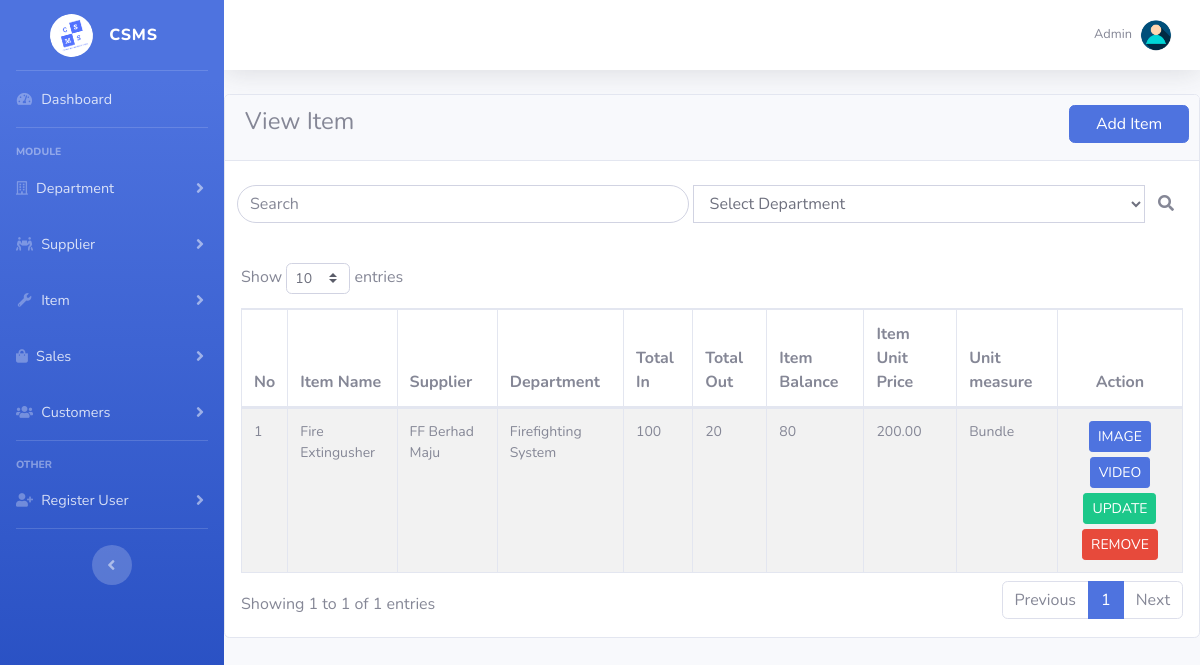
The page /view_item.php (signed in) on the database its author committed.
### tables this page shows
CREATE TABLE `user` (
  `user_id` int(5) NOT NULL,
  `user_name` varchar(50) NOT NULL,
  `user_ic` bigint(15) NOT NULL,
  `user_email` varchar(50) NOT NULL,
  `user_phone` text NOT NULL,
  `user_type` varchar(30) NOT NULL,
  `password` longtext NOT NULL,
  `confirm_password` longtext NOT NULL
);

CREATE TABLE `item` (
  `item_id` int(3) NOT NULL,
  `item_name` varchar(25) NOT NULL,
  `item_desc` text NOT NULL,
  `total_in` int(5) NOT NULL,
  `total_out` int(5) NOT NULL,
  `balance` int(5) NOT NULL,
  `unit_measure` text NOT NULL,
  `unit_price` double(6,2) NOT NULL,
  `department` int(5) NOT NULL,
  `image_name` varchar(100) NOT NULL,
  `video_name` varchar(100) NOT NULL,
  `date_in` date NOT NULL
);

CREATE TABLE `supplier` (
  `supp_id` int(3) NOT NULL,
  `supp_name` varchar(100) NOT NULL,
  `supp_address` text NOT NULL,
  `supp_no` text NOT NULL,
  `supp_email` varchar(30) NOT NULL,
  `fax_no` text NOT NULL
);

CREATE TABLE `department` (
  `dept_id` int(3) NOT NULL,
  `dept_name` varchar(30) NOT NULL,
  `dept_desc` longtext NOT NULL
);

### view_item.php (the view, shortened to what this page needs)
<?php
include('connection.php');
if(isset($_SESSION["userid"])){
  $uid = $_SESSION["userid"];
}
else{
  header('Location: login.php');
}
$sql = "SELECT * FROM user WHERE user_id = '".$uid."'";
$rsltsql = $conn->query($sql);
if($rsltsql->num_rows>0){
  while($rowsql = $rsltsql->fetch_assoc()){
    $uname = $rowsql["user_name"];
  }
}
?>
<!DOCTYPE html>
<html lang="en">
<head>
  <link href="vendor/fontawesome-free/css/all.min.css" rel="stylesheet" type="text/css">
  <link href="css/sb-admin-2.min.css" rel="stylesheet">
  <link href="vendor/datatables/dataTables.bootstrap4.css" rel="stylesheet">
</head>
<body id="page-top">
  <div id="wrapper">
    <?php include('menu.php'); ?>
    <div id="content-wrapper" class="d-flex flex-column">
      <div id="content">
        <nav class="navbar navbar-expand navbar-light bg-white topbar mb-4 static-top shadow">
          <ul class="navbar-nav ml-auto">
            <li class="nav-item dropdown no-arrow">
              <a class="nav-link dropdown-toggle" href="#" id="userDropdown" role="button" data-toggle="dropdown" aria-haspopup="true" aria-expanded="false">
                <span class="mr-2 d-none d-lg-inline text-gray-600 small"><?php echo $uname ?></span>
                <img class="img-profile rounded-circle" src="img/profile.jpg">
              </a>
            </li>
          </ul>
        </nav>
        <div class="row">
          <div class="col-md-12">
            <div class="card">
              <div class="card-header">
                <h4 class="card-title">View Item</h4>
              </div><br>
              <?php
              if($user_type != "accountant"){
                ?>
                 <button class="btn btn-primary btn-round text-white " style="position: absolute; right: 0; margin-top: 10px; margin-right: 10px; width: 120px;" onclick="location.href='add_item.php?item'">Add Item</button>
                <?php
              }
              ?>
              <form method="POST" action="#">
                <div class="input-group col-lg-12">
                  <input type="text" class="form-control" style="border-radius: 25px;" placeholder="Search" name="sfield">&nbsp;
                  <select class="form-control" name="sdept">
                    <option value="">Select Department</option>
                  </select>
                  <button type="submit" class="btn btn-round" name="search"><i class="fas fa-search"></i></button>
                </div><br>
              </form>
              <div class="card-body">
                <table id="dataTable" class="table table-striped table-bordered" cellspacing="0" width="100%">
                  <thead>
                    <tr>
                      <th style='font-size:16px'>No</th>
                      <th style='font-size:16px'>Item Name</th>
                      <th style='font-size:16px'>Supplier </th>
					  <th style='font-size:16px'>Department</th>
                      <th style='font-size:16px'>Total In</th>
                      <th style='font-size:16px'>Total Out</th>
                      <th style='font-size:16px'>Item Balance </th>
					  <?php
					  if ($user_type != "production") {
					  ?>
                      <th style='font-size:16px'>Item Unit Price</th>
					  <?php
					  }
					  ?>
                      <th style='font-size:16px'>Unit measure</th>
                      <?php
                      if($user_type != "accountant"){
                        ?>
                        <th class="disabled-sorting text-center" style='font-size:16px'>Action</th>
                        <?php
                      }
                      ?>
                    </tr>
                  </thead>
                  <tbody>
                    <?php
                    $i = 0;
                    $itemlist = "SELECT * FROM item AS a INNER JOIN department AS b ON a.department = b.dept_id INNER JOIN supply_item AS c ON a.item_id = c.item_id INNER JOIN supplier AS d ON c.supp_id = d.supp_id WHERE a.item_id != ''";
                    $rsltitemlistt = $conn->query($itemlist);
                    if($rsltitemlistt->num_rows>0){
                      while($rowitemlist = $rsltitemlistt->fetch_assoc()){
                        $i++;
                        $id = $rowitemlist["item_id"];
                        $name = $rowitemlist["item_name"];
                        $supp_name = $rowitemlist["supp_name"];
						$depart = $rowitemlist["dept_name"];
                        $totalin = $rowitemlist["total_in"];
                        $totalout = $rowitemlist["total_out"];
                        $balance = $rowitemlist["balance"];
                        $price = $rowitemlist["unit_price"];
                        $measure = $rowitemlist["unit_measure"];
                        $imagename = $rowitemlist["image_name"];
                        $videoname = $rowitemlist["video_name"];
                        ?>
                        <tr>
                          <td style='font-size:14px'><?php echo $i ?></td>
                          <td style='font-size:14px'><?php echo $name ?></td>
                          <td style='font-size:14px'><?php echo $supp_name ?></td>
						  <td style='font-size:14px'><?php echo $depart ?></td>
                          <td style='font-size:14px'><?php echo $totalin ?></td>
                          <td style='font-size:14px'><?php echo $totalout ?></td>
                          <td style='font-size:14px'><?php echo $balance ?></td>
						  <?php
						  if ($user_type != "production") {
						  ?>
                          <td style='font-size:14px'><?php echo $price ?></td>
						  <?php
						  }
						  ?>
                          <td style='font-size:14px'><?php echo $measure ?></td>
                          <?php
                          if($user_type != "accountant"){
                            ?>
                            <td style="width: 100px; text-align: center;">
                            <?php
                            if($imagename != ""){
                              ?>
                              <a type="button" href="image/<?php echo $imagename ?>" rel="tooltip" class="btn btn-primary btn-sm " data-original-title="" title=""> IMAGE
                              </a>
                              <?php
                            }
                            ?>
                            <?php
                            if($videoname != ""){
                              ?>
                              <a type="button" style="margin-top: 5px;" href="video/<?php echo $videoname ?>" rel="tooltip" class="btn btn-primary btn-sm " data-original-title="" title=""> VIDEO
                              </a>
                              <?php
                            }
                            ?>
                              <a style="margin-top: 5px;" type="button" href="add_item.php?item&type=update&itemid=<?php echo $id ?>" rel="tooltip" class="btn btn-success btn-icon btn-sm " data-original-title="" title="">UPDATE
                              </a>
                              <a style="margin-top: 5px;" type="button" href="delete_process.php?type=item&itemid=<?php echo $id ?>" rel="tooltip" class="btn btn-success btn-danger btn-sm " data-original-title="" onclick="return confirm('Are you sure you want to delete this item?');" title="">REMOVE
                              </a>
                            </td>
                            <?php
                          }
                            ?>
                        </tr>
                        <?php
                      }
                    }
                    else{
                      ?>
                      <td colspan="7" style="text-align: center;">
                          No Data
                      </td>
                      <?php
                    }
                    ?>
                  </tbody>
                </table>
              </div>
            </div>
          </div>
        </div>
            </div>
          </div>
      </div>
</body>
</html>

### rows shown on the page
user: user_name "Admin"
item: item_name "Fire Extingusher", supplier.supp_name "FF Berhad Maju", department.dept_name "Firefighting System", total_in "100", total_out "20", balance "80", unit_price "200.00", unit_measure "Bundle"
